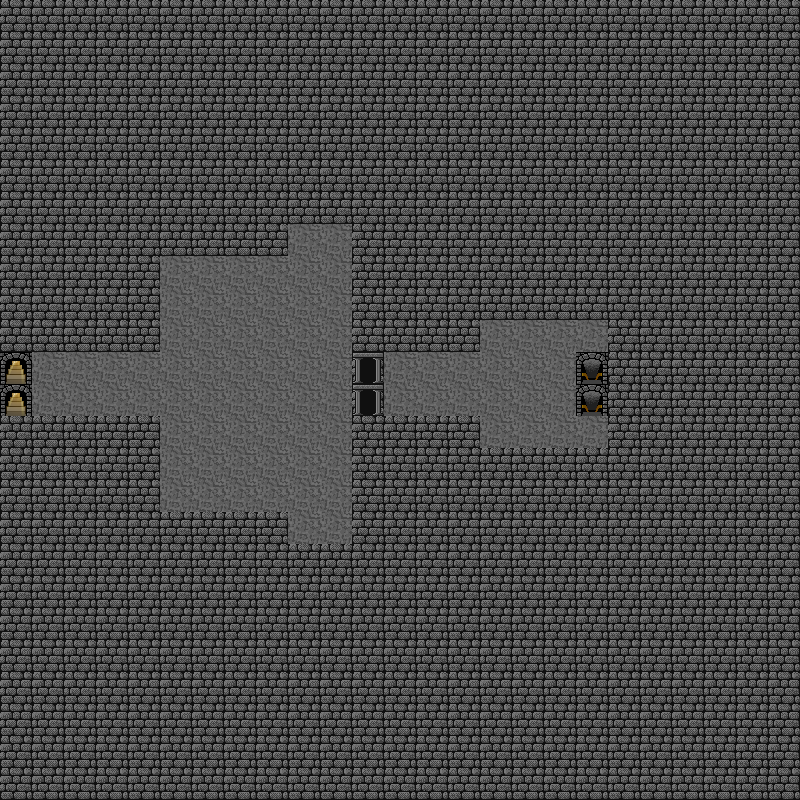

Below is a game level as drawn by its tile map, then a one-line description and the .tmx that defines it (tile-layer data replaced by summaries):
An orthogonal 25x25 tile map with 32x32 px tiles, 1 tile layer (Terrain) and 4 objects (2x archer, lore, warriors).

<map version="1.0" orientation="orthogonal" width="25" height="25" tilewidth="32" tileheight="32">
 <tileset firstgid="1" name="tome-terrains" tilewidth="32" tileheight="32">
  <image source="gfx/tome-terrains.png" width="256" height="576" />
  <tile id="0">
   <properties>
    <property name="display" value="." />
   </properties>
  </tile>
  <tile id="14">
   <properties>
    <property name="display" value="+" />
   </properties>
  </tile>
  <tile id="16">
   <properties>
    <property name="display" value="#" />
   </properties>
  </tile>
  <tile id="73">
   <properties>
    <property name="display" value="&gt;" />
   </properties>
  </tile>
  <tile id="75">
   <properties>
    <property name="display" value="&lt;" />
   </properties>
  </tile>
 </tileset>
 <layer name="Terrain" width="25" height="25">
  <data>[625 cells, 625 non-empty, 5 distinct tile ids]</data>
 </layer>
 <objectgroup name="Object" width="25" height="25">
  <object name="lore" x="585" y="331" width="17" height="15">
   <properties>
    <property name="display" value="~" />
   </properties>
  </object>
  <object name="archer" x="296" y="231" width="48" height="17">
   <properties>
    <property name="display" value="a" />
   </properties>
  </object>
  <object name="archer" x="295" y="517" width="48" height="17">
   <properties>
    <property name="display" value="a" />
   </properties>
  </object>
  <object name="warriors" x="331" y="325" width="15" height="124">
   <properties>
    <property name="display" value="o" />
   </properties>
  </object>
 </objectgroup>
</map>